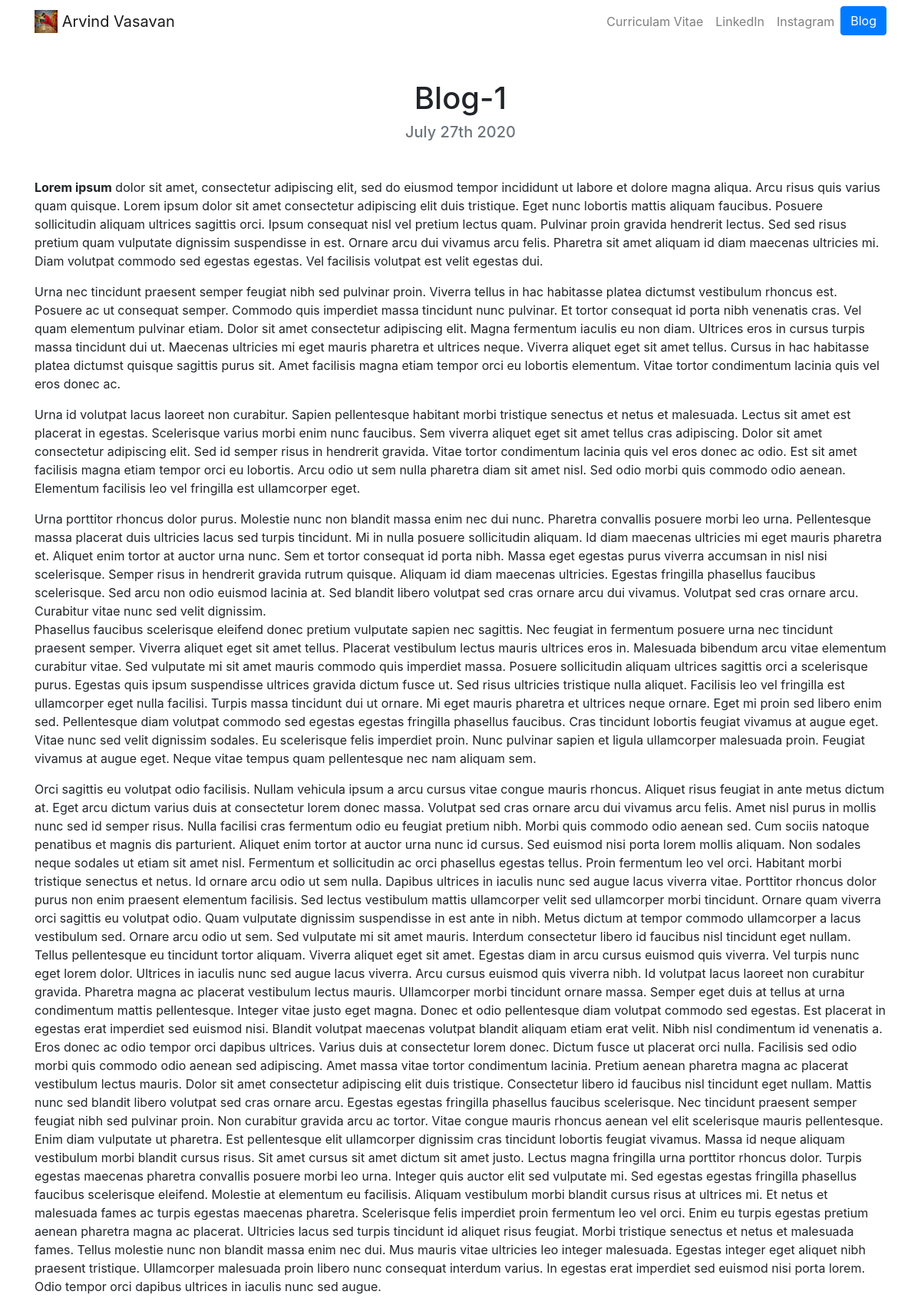
Page /blog/1/ on the committed database.
### blog/models.py (models this page shows, shortened)
class Blog(models.Model):
    title = models.CharField(max_length=150)
    description = models.TextField()
    date = models.DateField()

### blog/views.py (the view)
# urls.py: path('<int:blog_id>/', views.detail, name="detail"),
def detail(request, blog_id):
    blog = get_object_or_404(Blog, pk=blog_id)   #pk matlb private key  jo ki blog id rhegi
    return render(request, 'blog_html/detail.html', {'blog':blog})

### blog/templates/blog_html/detail.html
{% extends 'html_files/base.html' %}
{% block content %}
<h1 class="text-center mt-5" id="blogdetailtitle">{{ blog.title }}</h1>
<h5 class="text-center text-muted mb-5">{{ blog.date|date:'F jS Y' }}</h5>
<p>{{  blog.description|safe }}</p>
{% endblock %}

### rows in the picture
Blog: title "Blog-1", date "July 27th 2020", description "Lorem ipsum dolor sit amet, consectetur adipiscing elit, sed do eiusmod tempor incididunt ut labore et dolore magna aliqua. Arcu risus quis varius quam quisque. Lorem ipsum dolor sit amet consectetur adipiscing elit duis tristique. Eget nunc lobortis mattis aliquam faucibus. Posuere sollicitudin aliquam ultrices sagittis orci. Ipsum consequat nisl vel pretium lectus quam. Pulvinar proin gravida hendrerit lectus. Sed sed risus pretium quam vulputate dignissim suspendisse in est. Ornare arcu dui vivamus arcu felis. Pharetra sit amet aliquam id diam maecenas ultricies mi. Diam volutpat commodo sed egestas egestas. Vel facilisis volutpat est velit egestas dui. Urna nec tincidunt praesent semper…"
